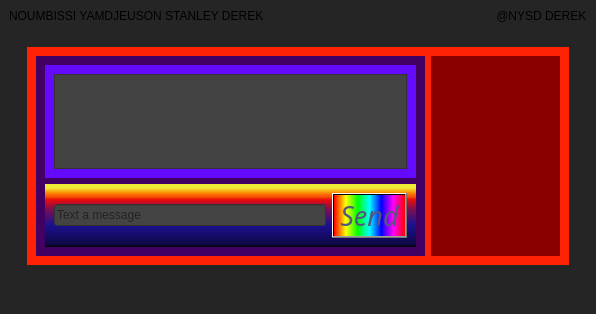
<?xml version="1.0" encoding="UTF-8"?>
<ui version="4.0">
 <class>MainWindow</class>
 <widget class="QMainWindow" name="MainWindow">
  <property name="geometry">
   <rect>
    <x>0</x>
    <y>0</y>
    <width>590</width>
    <height>303</height>
   </rect>
  </property>
  <property name="windowTitle">
   <string>NYSDAPP2</string>
  </property>
  <property name="windowIcon">
   <iconset resource="resource.qrc">
    <normaloff>:/new/prefix1/LOGO NYSD.jpg</normaloff>:/new/prefix1/LOGO NYSD.jpg</iconset>
  </property>
  <property name="styleSheet">
   <string notr="true">background-color: rgb(37, 37, 37);</string>
  </property>
  <widget class="QWidget" name="centralwidget">
   <layout class="QVBoxLayout" name="verticalLayout_18">
    <item>
     <widget class="QLabel" name="label">
      <property name="styleSheet">
       <string notr="true">font: 700 12pt &quot;Script MT Bold&quot;;
font: italic 14pt &quot;Monotype Corsiva&quot;;</string>
      </property>
      <property name="text">
       <string>NOUMBISSI YAMDJEUSON STANLEY DEREK                                                                      @NYSD DEREK</string>
      </property>
     </widget>
    </item>
    <item>
     <widget class="QWidget" name="widget_2" native="true">
      <layout class="QHBoxLayout" name="horizontalLayout">
       <item>
        <widget class="QStackedWidget" name="stackedWidget">
         <property name="currentIndex">
          <number>2</number>
         </property>
         <widget class="QWidget" name="loginPage">
          <property name="title" stdset="0">
           <string>Login</string>
          </property>
          <layout class="QVBoxLayout" name="verticalLayout_11">
           <item>
            <widget class="QWidget" name="widget_11" native="true">
             <layout class="QVBoxLayout" name="verticalLayout">
              <item>
               <widget class="QWidget" name="widget_6" native="true">
                <property name="styleSheet">
                 <string notr="true">background-color: rgb(85, 255, 0);</string>
                </property>
                <layout class="QVBoxLayout" name="verticalLayout_7">
                 <item>
                  <widget class="QWidget" name="widget_8" native="true">
                   <property name="styleSheet">
                    <string notr="true">background-color: rgb(0, 0, 0);</string>
                   </property>
                   <layout class="QVBoxLayout" name="verticalLayout_10" stretch="3,3,1">
                    <item>
                     <widget class="QWidget" name="widget_15" native="true"/>
                    </item>
                    <item>
                     <widget class="QWidget" name="widget_7" native="true">
                      <property name="styleSheet">
                       <string notr="true">background-color: rgb(3, 15, 69);</string>
                      </property>
                      <layout class="QHBoxLayout" name="horizontalLayout_2">
                       <item>
                        <widget class="QWidget" name="widget_9" native="true">
                         <layout class="QVBoxLayout" name="verticalLayout_9">
                          <item>
                           <widget class="QLabel" name="emailLabel">
                            <property name="font">
                             <font>
                              <family>Script MT Bold</family>
                              <pointsize>12</pointsize>
                              <bold>true</bold>
                             </font>
                            </property>
                            <property name="styleSheet">
                             <string notr="true">color: rgb(25, 255, 21);</string>
                            </property>
                            <property name="text">
                             <string>Email</string>
                            </property>
                           </widget>
                          </item>
                          <item>
                           <widget class="QLabel" name="passwordLabel">
                            <property name="font">
                             <font>
                              <family>Script MT Bold</family>
                              <pointsize>12</pointsize>
                              <bold>true</bold>
                             </font>
                            </property>
                            <property name="styleSheet">
                             <string notr="true">color: rgb(25, 255, 21);</string>
                            </property>
                            <property name="text">
                             <string>Password</string>
                            </property>
                           </widget>
                          </item>
                         </layout>
                        </widget>
                       </item>
                       <item>
                        <widget class="QWidget" name="widget_10" native="true">
                         <layout class="QVBoxLayout" name="verticalLayout_8">
                          <item>
                           <widget class="QLineEdit" name="emailLineEdit">
                            <property name="styleSheet">
                             <string notr="true">background-color: rgb(103, 103, 103);</string>
                            </property>
                           </widget>
                          </item>
                          <item>
                           <widget class="QLineEdit" name="passwordLineEdit">
                            <property name="styleSheet">
                             <string notr="true">background-color: rgb(103, 103, 103);</string>
                            </property>
                            <property name="echoMode">
                             <enum>QLineEdit::Password</enum>
                            </property>
                           </widget>
                          </item>
                         </layout>
                        </widget>
                       </item>
                      </layout>
                     </widget>
                    </item>
                    <item alignment="Qt::AlignHCenter">
                     <widget class="QWidget" name="widget_12" native="true">
                      <property name="maximumSize">
                       <size>
                        <width>209</width>
                        <height>127</height>
                       </size>
                      </property>
                      <layout class="QVBoxLayout" name="verticalLayout_12">
                       <property name="leftMargin">
                        <number>6</number>
                       </property>
                       <property name="topMargin">
                        <number>6</number>
                       </property>
                       <property name="rightMargin">
                        <number>6</number>
                       </property>
                       <property name="bottomMargin">
                        <number>6</number>
                       </property>
                       <item>
                        <widget class="QPushButton" name="loginButton">
                         <property name="styleSheet">
                          <string notr="true">background-color: qconicalgradient(cx:0, cy:0, angle:135, stop:0 rgba(255, 255, 0, 69), stop:0.375 rgba(255, 255, 0, 69), stop:0.423533 rgba(251, 255, 0, 145), stop:0.45 rgba(247, 255, 0, 208), stop:0.477581 rgba(255, 244, 71, 130), stop:0.518717 rgba(255, 218, 71, 130), stop:0.55 rgba(255, 255, 0, 255), stop:0.57754 rgba(255, 203, 0, 130), stop:0.625 rgba(255, 255, 0, 69), stop:1 rgba(255, 255, 0, 69));</string>
                         </property>
                         <property name="text">
                          <string>Login</string>
                         </property>
                        </widget>
                       </item>
                       <item>
                        <widget class="QPushButton" name="signUpButton">
                         <property name="styleSheet">
                          <string notr="true">background-color: qlineargradient(spread:pad, x1:0, y1:0, x2:1, y2:0, stop:0 rgba(255, 178, 102, 255), stop:0.55 rgba(235, 148, 61, 255), stop:0.98 rgba(0, 0, 0, 255), stop:1 rgba(0, 0, 0, 0));</string>
                         </property>
                         <property name="text">
                          <string>Sign Up</string>
                         </property>
                        </widget>
                       </item>
                      </layout>
                     </widget>
                    </item>
                   </layout>
                  </widget>
                 </item>
                </layout>
               </widget>
              </item>
             </layout>
            </widget>
           </item>
          </layout>
         </widget>
         <widget class="QWidget" name="registrationPage">
          <property name="title" stdset="0">
           <string>Register</string>
          </property>
          <layout class="QVBoxLayout" name="verticalLayout_6">
           <item>
            <widget class="QWidget" name="widget" native="true">
             <property name="styleSheet">
              <string notr="true">background-color: rgb(0, 0, 127);</string>
             </property>
             <layout class="QVBoxLayout" name="verticalLayout_2" stretch="3,1">
              <item>
               <widget class="QWidget" name="widget_3" native="true">
                <property name="styleSheet">
                 <string notr="true">background-color: rgb(85, 0, 127);</string>
                </property>
                <layout class="QVBoxLayout" name="verticalLayout_5">
                 <item>
                  <widget class="QWidget" name="widget_13" native="true">
                   <layout class="QHBoxLayout" name="horizontalLayout_3">
                    <item>
                     <widget class="QWidget" name="widget_4" native="true">
                      <property name="styleSheet">
                       <string notr="true">background-color: rgb(37, 39, 37);</string>
                      </property>
                      <layout class="QVBoxLayout" name="verticalLayout_3">
                       <item>
                        <widget class="QLabel" name="nameLabel">
                         <property name="font">
                          <font>
                           <family>Script MT Bold</family>
                           <pointsize>12</pointsize>
                           <bold>true</bold>
                          </font>
                         </property>
                         <property name="text">
                          <string>Name</string>
                         </property>
                        </widget>
                       </item>
                       <item>
                        <widget class="QLabel" name="emailSignUpLabel">
                         <property name="font">
                          <font>
                           <family>Script MT Bold</family>
                           <pointsize>12</pointsize>
                           <bold>true</bold>
                          </font>
                         </property>
                         <property name="text">
                          <string>Email</string>
                         </property>
                        </widget>
                       </item>
                       <item>
                        <widget class="QLabel" name="passwordSignUpLabel">
                         <property name="font">
                          <font>
                           <family>Script MT Bold</family>
                           <pointsize>12</pointsize>
                           <bold>true</bold>
                          </font>
                         </property>
                         <property name="text">
                          <string>Password</string>
                         </property>
                        </widget>
                       </item>
                      </layout>
                     </widget>
                    </item>
                    <item>
                     <widget class="QWidget" name="widget_5" native="true">
                      <property name="styleSheet">
                       <string notr="true">background-color: rgb(5, 95, 0);</string>
                      </property>
                      <layout class="QVBoxLayout" name="verticalLayout_4">
                       <item>
                        <widget class="QLineEdit" name="nameLineEdit">
                         <property name="styleSheet">
                          <string notr="true">font: 12pt &quot;Segoe Print&quot;;</string>
                         </property>
                         <property name="text">
                          <string/>
                         </property>
                        </widget>
                       </item>
                       <item>
                        <widget class="QLineEdit" name="emailSignUpLineEdit">
                         <property name="styleSheet">
                          <string notr="true">font: 12pt &quot;Segoe Print&quot;;</string>
                         </property>
                        </widget>
                       </item>
                       <item>
                        <widget class="QLineEdit" name="passwordSignUpLineEdit">
                         <property name="styleSheet">
                          <string notr="true">font: 12pt &quot;Segoe Print&quot;;</string>
                         </property>
                         <property name="echoMode">
                          <enum>QLineEdit::Password</enum>
                         </property>
                        </widget>
                       </item>
                      </layout>
                     </widget>
                    </item>
                   </layout>
                  </widget>
                 </item>
                </layout>
               </widget>
              </item>
              <item>
               <widget class="QWidget" name="widget_14" native="true">
                <property name="styleSheet">
                 <string notr="true">background-color: rgb(255, 219, 16);
background-color: rgb(19, 80, 0);</string>
                </property>
                <layout class="QVBoxLayout" name="verticalLayout_13">
                 <property name="leftMargin">
                  <number>20</number>
                 </property>
                 <property name="rightMargin">
                  <number>20</number>
                 </property>
                 <item>
                  <widget class="QPushButton" name="registerButton">
                   <property name="styleSheet">
                    <string notr="true">background-color: qconicalgradient(cx:0.5, cy:0.5, angle:0, stop:0 rgba(35, 40, 3, 255), stop:0.16 rgba(136, 106, 22, 255), stop:0.225 rgba(166, 140, 41, 255), stop:0.285 rgba(204, 181, 74, 255), stop:0.345 rgba(235, 219, 102, 255), stop:0.415 rgba(245, 236, 112, 255), stop:0.52 rgba(209, 190, 76, 255), stop:0.57 rgba(187, 156, 51, 255), stop:0.635 rgba(168, 142, 42, 255), stop:0.695 rgba(202, 174, 68, 255), stop:0.75 rgba(218, 202, 86, 255), stop:0.815 rgba(208, 187, 73, 255), stop:0.88 rgba(187, 156, 51, 255), stop:0.935 rgba(137, 108, 26, 255), stop:1 rgba(35, 40, 3, 255));
color: rgb(39, 53, 255);
font: 12pt &quot;Segoe Script&quot;;</string>
                   </property>
                   <property name="text">
                    <string>Register</string>
                   </property>
                  </widget>
                 </item>
                </layout>
               </widget>
              </item>
             </layout>
            </widget>
           </item>
          </layout>
         </widget>
         <widget class="QWidget" name="chatPage">
          <property name="title" stdset="0">
           <string>Chat</string>
          </property>
          <layout class="QVBoxLayout" name="verticalLayout_14">
           <item>
            <widget class="QWidget" name="widget_16" native="true">
             <property name="styleSheet">
              <string notr="true">background-color: rgb(255, 34, 5);</string>
             </property>
             <layout class="QHBoxLayout" name="horizontalLayout_4" stretch="3,1">
              <item>
               <widget class="QWidget" name="widget_17" native="true">
                <property name="styleSheet">
                 <string notr="true">background-color: rgb(66, 0, 99);</string>
                </property>
                <layout class="QVBoxLayout" name="verticalLayout_15" stretch="3,1">
                 <item>
                  <widget class="QWidget" name="widget_19" native="true">
                   <property name="styleSheet">
                    <string notr="true">background-color: rgb(100, 10, 255);</string>
                   </property>
                   <layout class="QVBoxLayout" name="verticalLayout_16">
                    <item>
                     <widget class="QTextEdit" name="chatTextEdit">
                      <property name="font">
                       <font>
                        <family>Script MT Bold</family>
                        <pointsize>20</pointsize>
                        <bold>true</bold>
                       </font>
                      </property>
                      <property name="styleSheet">
                       <string notr="true">background-color: rgb(23, 13, 99);
background-color: rgb(67, 67, 67);</string>
                      </property>
                      <property name="readOnly">
                       <bool>true</bool>
                      </property>
                     </widget>
                    </item>
                   </layout>
                  </widget>
                 </item>
                 <item>
                  <widget class="QWidget" name="widget_20" native="true">
                   <property name="styleSheet">
                    <string notr="true">background-color: qlineargradient(spread:pad, x1:0, y1:1, x2:0, y2:0, stop:0 rgba(0, 0, 0, 255), stop:0.05 rgba(14, 8, 73, 255), stop:0.36 rgba(28, 17, 145, 255), stop:0.6 rgba(126, 14, 81, 255), stop:0.75 rgba(234, 11, 11, 255), stop:0.79 rgba(244, 70, 5, 255), stop:0.86 rgba(255, 136, 0, 255), stop:0.935 rgba(239, 236, 55, 255));</string>
                   </property>
                   <layout class="QHBoxLayout" name="horizontalLayout_5">
                    <item>
                     <widget class="QLineEdit" name="messageLineEdit">
                      <property name="styleSheet">
                       <string notr="true">background-color: rgb(68, 68, 68);</string>
                      </property>
                      <property name="placeholderText">
                       <string>Text a message</string>
                      </property>
                     </widget>
                    </item>
                    <item>
                     <widget class="QPushButton" name="sendMessageButton">
                      <property name="font">
                       <font>
                        <family>Monotype Corsiva</family>
                        <pointsize>20</pointsize>
                        <italic>true</italic>
                        <bold>false</bold>
                       </font>
                      </property>
                      <property name="styleSheet">
                       <string notr="true">background-color: qlineargradient(spread:pad, x1:0, y1:0, x2:1, y2:0, stop:0 rgba(255, 0, 0, 255), stop:0.166 rgba(255, 255, 0, 255), stop:0.333 rgba(0, 255, 0, 255), stop:0.5 rgba(0, 255, 255, 255), stop:0.666 rgba(0, 0, 255, 255), stop:0.833 rgba(255, 0, 255, 255), stop:1 rgba(255, 0, 0, 255));
font: italic 20pt &quot;Monotype Corsiva&quot;;
color: rgb(85, 85, 127);
</string>
                      </property>
                      <property name="text">
                       <string>Send</string>
                      </property>
                     </widget>
                    </item>
                   </layout>
                  </widget>
                 </item>
                </layout>
               </widget>
              </item>
              <item>
               <widget class="QWidget" name="widget_18" native="true">
                <property name="styleSheet">
                 <string notr="true">background-color: rgb(138, 0, 0);</string>
                </property>
                <layout class="QVBoxLayout" name="verticalLayout_17">
                 <item>
                  <widget class="QWidget" name="widget_21" native="true">
                   <property name="styleSheet">
                    <string notr="true">image: url(:/new/prefix1/LOGO NYSD.jpg);</string>
                   </property>
                  </widget>
                 </item>
                 <item>
                  <widget class="QWidget" name="widget_22" native="true">
                   <property name="styleSheet">
                    <string notr="true">image: url(:/new/prefix1/ictlogo.jpg);</string>
                   </property>
                  </widget>
                 </item>
                </layout>
               </widget>
              </item>
             </layout>
            </widget>
           </item>
          </layout>
         </widget>
        </widget>
       </item>
      </layout>
     </widget>
    </item>
   </layout>
  </widget>
  <widget class="QMenuBar" name="menubar">
   <property name="geometry">
    <rect>
     <x>0</x>
     <y>0</y>
     <width>590</width>
     <height>17</height>
    </rect>
   </property>
  </widget>
  <widget class="QStatusBar" name="statusbar"/>
 </widget>
 <resources>
  <include location="resource.qrc"/>
 </resources>
 <connections/>
</ui>
